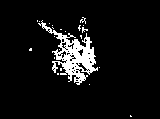
#> input picture Assignment2/gun.bmp, 160 x 119 px
$ jupyter execute MP2.ipynb
#> lines starting #> are read from the running program, lines starting #| are printed output that depends on the picture; after the words box and inside, x2 and y2 are one past the last pixel; in counts of white or black regions, pixels touching at a corner belong together
<h1>MP2</h1>
<h4> Submitted by:
    <br>
    Aditya Kumar
    <br>
     NETID: AKE9173</h4>

[cell 1]
import cv2
import numpy as np

<h4>Erosion: The kernel slides through the image (as in 2D convolution). A pixel in the original image (either 1 or 0) will be considered 1 only if all the pixels under the kernel is 1, otherwise it is eroded (made to zero).</h4>

[cell 2]
def erosion(img_in, SE):
    res = np.zeros_like(img_in)
    SE_height = SE.shape[0]
    SE_width = SE.shape[1]

    for i in range(0,img_in.shape[0]-SE_height+1):
        for j in range(0,img_in.shape[1]-SE_width+1):
            if np.array_equal(img_in[i:i+SE_height, j:j+SE_width]&SE, SE):
                res[i,j]=1

    return res

<h4>Dilation: It is just opposite of erosion. Here, a pixel element is ‘1’ if atleast one pixel under the kernel is ‘1’. So it increases the white region in the image or size of foreground object increases.</h4>

[cell 3]
def dilation(img_in, SE):
    res = np.zeros_like(img_in)
    SE_height = SE.shape[0]
    SE_width = SE.shape[1]
    for i in range(0, img_in.shape[0]-SE_height+1):
        for j in range(0,img_in.shape[1]-SE_width+1):
            if img_in[i, j]:
                res[i:i+SE_height,j:j+SE_width]=SE
    return res

<h4>Opening: Opening is just another name of erosion followed by dilation. It is useful in removing noise</h4>

[cell 4]
def opening(img_in, SE):
    return dilation(erosion(img_in, SE), SE)

<h4>Closing: Closing is reverse of Opening, Dilation followed by Erosion. It is useful in closing small holes inside the foreground objects, or small black points on the object.</h4>

[cell 5]
def closing(img_in, SE):
    return erosion(dilation(img_in, SE), SE)

<h4>Boundary: It is the difference between dilation and closing of an image.</h4>

[cell 6]
def boundary(img_in, SE):
    return (dilation(img_in, SE) - closing(img_in, SE))*255

<h4>Main function to perform dilation, erosion, opening, closing and boundary</h4>

[cell 7]
def perform_all(image_name):
#> called with image_name = 'gun.bmp'
    image = cv2.imread(image_name, 0)
#> image: shape (119, 160); 7% white; 22 white regions (21 under 20 px), largest, box (x1, y1, x2, y2) and area: (38, 20, 98, 85) 1251
    np.set_printoptions(threshold=np.inf)
    SE = np.ones((3, 3), np.uint8)

    dilation_image = dilation(image, SE)*255
#> after the loop in dilation, `for i in range(0, img_in.shape[0]-SE_height+1):`: res: shape (119, 160); values 0 (black) and 1 (white), 11.9% white; 5 white regions (3 under 20 px), largest, box (x1, y1, x2, y2) and area: (37, 17, 102, 87) 2207, (29, 48, 34, 53) 24
    cv2.imwrite("dilation_image_" + image_name, dilation_image)
    eroded_image = erosion(image, np.ones((2, 2), np.uint8))*255
#> after the loop in erosion, `for i in range(0,img_in.shape[0]-SE_height+1):`: res: shape (119, 160); values 0 (black) and 1 (white), 4% white; 26 white regions (24 under 20 px), largest, box (x1, y1, x2, y2) and area: (53, 30, 95, 82) 648, (54, 50, 61, 59) 22
    cv2.imwrite("eroded_image_" + image_name, eroded_image)
    opened_image = opening(image, SE)*255
#> after the loop in erosion (call 2), `for i in range(0,img_in.shape[0]-SE_height+1):`: res: shape (119, 160); values 0 (black) and 1 (white), 2.1% white; 12 white regions (9 under 20 px), largest, box (x1, y1, x2, y2) and area: (68, 37, 93, 70) 271, (62, 55, 73, 73) 69, (76, 73, 83, 79) 21
#> after the loop in dilation (call 2), `for i in range(0, img_in.shape[0]-SE_height+1):`:
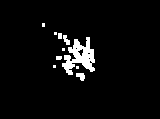
#> res: shape (119, 160); values 0 (black) and 1 (white), 4.3% white; 10 white regions (5 under 20 px), largest, box (x1, y1, x2, y2) and area: (62, 37, 95, 75) 636, (76, 73, 85, 81) 51, (63, 35, 70, 45) 43, (58, 33, 62, 39) 24, (56, 56, 62, 60) 23
    cv2.imwrite("opened_image_" + image_name, opened_image)
    closed_image = closing(image, SE)*255
#> after the loop in erosion (call 3), `for i in range(0,img_in.shape[0]-SE_height+1):`:
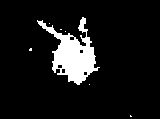
#> res: shape (119, 160); values 0 (black) and 1 (white), 9.1% white; 7 white regions (6 under 20 px), largest, box (x1, y1, x2, y2) and area: (37, 17, 100, 85) 1723
    cv2.imwrite("closed_image_" + image_name, closed_image)
    boundary_image = boundary(image, SE)
#> in boundary, `return (dilation(img_in, SE) - closing(img_in, SE))*255`:
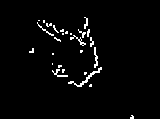
#> returned value: shape (119, 160); 2.8% white in thin lines or dots, all inside (x1, y1, x2, y2) = (29, 17, 134, 119)
    cv2.imwrite("boundary_image_" + image_name, boundary_image)

[cell 8]
perform_all('gun.bmp')

[cell 9]
perform_all('palm.bmp')
#> call 2 of perform_all, with image_name = 'palm.bmp'
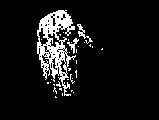
#> input picture Assignment2/palm.bmp, 159 x 120 px
#> in perform_all (call 2), `image = cv2.imread(image_name, 0)`: image: shape (120, 159); 8.5% white; 32 white regions (29 under 20 px), largest, box (x1, y1, x2, y2) and area: (37, 10, 76, 96) 1378, (77, 24, 93, 44) 79, (67, 38, 79, 54) 61
#> after the loop in dilation (call 6), `for i in range(0, img_in.shape[0]-SE_height+1):`:
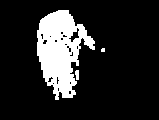
#> res: shape (120, 159); values 0 (black) and 1 (white), 15.7% white; 3 white regions (1 under 20 px), largest, box (x1, y1, x2, y2) and area: (37, 10, 95, 100) 2951, (75, 70, 79, 80) 34
#> after the loop in erosion (call 5), `for i in range(0,img_in.shape[0]-SE_height+1):`:
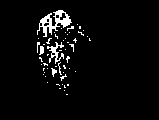
#> res: shape (120, 159); values 0 (black) and 1 (white), 4.1% white; 53 white regions (49 under 20 px), largest, box (x1, y1, x2, y2) and area: (37, 10, 72, 37) 360, (47, 42, 64, 64) 135, (39, 46, 44, 55) 32, (51, 68, 57, 77) 27
#> after the loop in erosion (call 6), `for i in range(0,img_in.shape[0]-SE_height+1):`:
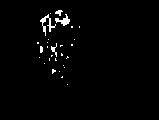
#> res: shape (120, 159); values 0 (black) and 1 (white), 1.7% white in thin lines or dots, all inside (x1, y1, x2, y2) = (37, 10, 80, 85)
#> after the loop in dilation (call 7), `for i in range(0, img_in.shape[0]-SE_height+1):`:
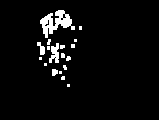
#> res: shape (120, 159); values 0 (black) and 1 (white), 4.5% white; 18 white regions (13 under 20 px), largest, box (x1, y1, x2, y2) and area: (40, 10, 75, 38) 445, (49, 43, 59, 63) 127, (37, 42, 45, 55) 59, (52, 69, 58, 76) 35, (66, 56, 71, 61) 20
#> after the loop in erosion (call 7), `for i in range(0,img_in.shape[0]-SE_height+1):`:
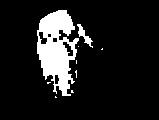
#> res: shape (120, 159); values 0 (black) and 1 (white), 12% white; 9 white regions (7 under 20 px), largest, box (x1, y1, x2, y2) and area: (37, 10, 79, 96) 2130, (77, 24, 93, 48) 122
#> in boundary (call 2), `return (dilation(img_in, SE) - closing(img_in, SE))*255`:
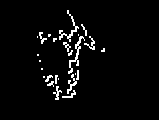
#> returned value: shape (120, 159); 3.7% white in thin lines or dots, all inside (x1, y1, x2, y2) = (37, 10, 105, 100)
